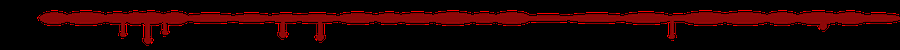
#> input picture Quick-Restart/art/description-headers/tests/divider.png, 900 x 50 px
$ python -i concept11.py   (imports and definitions only)
#> lines starting #> are read from the running program, lines starting #| are printed output that depends on the picture; after the words box and inside, x2 and y2 are one past the last pixel; in counts of white or black regions, pixels touching at a corner belong together
import os
import random
from PIL import Image, ImageDraw, ImageFilter, ImageFont, ImageChops

# [1 line not run here, left out]
W = H = 512
S = 2
w, h = W * S, H * S

cx, cy = w // 2, int(h * 0.60)
tw, th, depth = int(w * 0.78), int(w * 0.39), int(h * 0.075)
top = [(cx, cy - th // 2), (cx + tw // 2, cy), (cx, cy + th // 2), (cx - tw // 2, cy)]
left_side = [top[3], top[2], (top[2][0], top[2][1] + depth), (top[3][0], top[3][1] + depth)]
right_side = [top[2], top[1], (top[1][0], top[1][1] + depth), (top[2][0], top[2][1] + depth)]


def background():
    bg = Image.new("RGB", (w, h))
#> bg: PIL image 1024x1024 RGB; every value is 0
    d = ImageDraw.Draw(bg)
    for y in range(h):
        t = y / h
        d.line([(0, y), (w, y)], fill=(int(14 + 10 * t), int(18 + 12 * t), int(16 + 8 * t)))
    glow = Image.new("L", (w, h), 0)
#> glow: PIL image 1024x1024 L; every value is 0
    ImageDraw.Draw(glow).ellipse([cx - 520, cy - 330, cx + 520, cy + 330], fill=90)
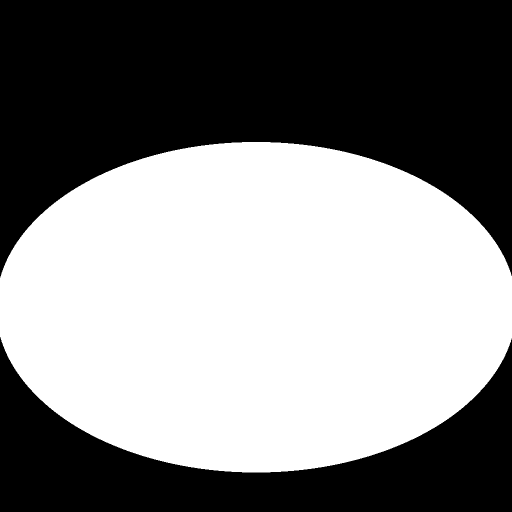
#> glow: PIL image 1024x1024 L (shown at 1/2 size); values 0 (black) and 90 (white), 51.4% white; 2 black regions, box (x1, y1, x2, y2) and area: (0, 0, 1024, 555) 359741, (0, 674, 1024, 1024) 149821
    glow = glow.filter(ImageFilter.GaussianBlur(160))
    bg = Image.composite(Image.new("RGB", (w, h), (60, 120, 70)), bg, glow)
#> in poly_mask, `ImageDraw.Draw(m).polygon(points, fill=255)`: m: PIL image 1024x1024 L; 50.2% white; 1 black region, box (x1, y1, x2, y2) and area: (489, 0, 1024, 1024) 522290
    return bg


def grass_texture():
    tex = Image.new("RGB", (w, h), (72, 118, 52))
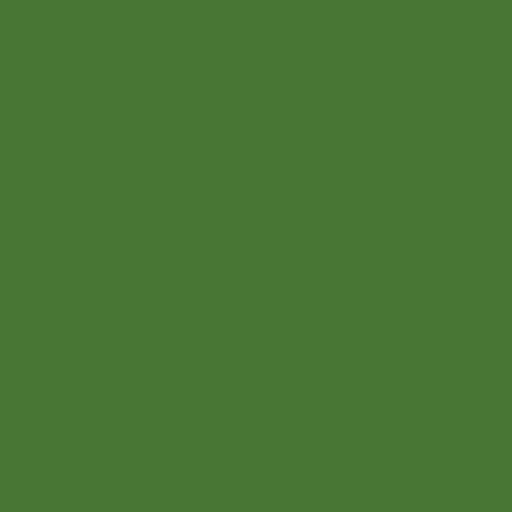
#> tex: PIL image 1024x1024 RGB (shown at 1/2 size); mean R, G, B 72, 118, 52
    d = ImageDraw.Draw(tex)
    for _ in range(26000):
        x, y = random.randrange(w), random.randrange(h)
        g = random.randint(95, 165)
        c = (random.randint(40, 85), g, random.randint(30, 60))
        ln = random.randint(6, 18)
        d.line([(x, y), (x + random.randint(-4, 4), y - ln)], fill=c, width=2)
    for _ in range(90):
        x, y = random.randrange(w), random.randrange(h)
        r = random.randint(3, 6)
        d.ellipse([x - r, y - r, x + r, y + r], fill=random.choice([(235, 225, 120), (240, 240, 240), (210, 150, 200)]))
#> this loop made 90 passes
#> (x, y, r) on passes 1 to 12: (698, 491, 5), (305, 811, 6), (177, 804, 4), (706, 632, 5), (126, 178, 3), (1000, 387, 3), (418, 466, 4), (412, 612, 5), (719, 876, 6), (810, 313, 5), (849, 828, 3), (115, 274, 4)
    return tex


def dirt_texture(base):
    tex = Image.new("RGB", (w, h), base)
    d = ImageDraw.Draw(tex)
    for _ in range(9000):
        x, y = random.randrange(w), random.randrange(h)
        k = random.randint(-22, 22)
        d.point((x, y), fill=tuple(max(0, min(255, v + k)) for v in base))
    return tex


def glitch(img):
    small = img.resize((w // 28, h // 28), Image.NEAREST).resize((w, h), Image.NEAREST)
    r, g, b = small.split()
    r = ImageChops.offset(r, 14, 0)
    b = ImageChops.offset(b, -14, 6)
    out = Image.merge("RGB", (r, g, b))
    d = ImageDraw.Draw(out)
    for _ in range(40):
        y = random.randrange(h)
        bh = random.randint(6, 30)
        band = out.crop((0, y, w, y + bh))
        out.paste(band, (random.randint(-80, 80), y))
    cell = 28
    for _ in range(55):
        x = random.randrange(0, w, cell)
        y = random.randrange(0, h, cell)
        for i in range(2):
            for j in range(2):
                col = (255, 0, 220) if (i + j) % 2 == 0 else (10, 10, 10)
                d.rectangle([x + i * cell // 2, y + j * cell // 2, x + (i + 1) * cell // 2, y + (j + 1) * cell // 2], fill=col)
    for _ in range(25):
        x, y = random.randrange(w), random.randrange(h)
        d.rectangle([x, y, x + random.randint(20, 120), y + random.randint(3, 8)], fill=random.choice([(0, 255, 255), (255, 0, 200), (255, 255, 255)]))
    return out


def poly_mask(points):
    m = Image.new("L", (w, h), 0)
    ImageDraw.Draw(m).polygon(points, fill=255)
    return m


def crack_line():
    pts = []
    y = top[0][1] - 40
    end = top[2][1] + depth + 40
    while y < end:
        pts.append((cx + random.randint(-26, 26), y))
        y += random.randint(22, 40)
    pts.append((cx, end))
    return pts


img = background()
crack = crack_line()
left_region = [(0, 0)] + [(x, y) for x, y in [(crack[0][0], 0)] + crack + [(crack[-1][0], h)]] + [(0, h)]
left_mask = poly_mask(left_region)

grass = grass_texture()
dirt_l = dirt_texture((96, 70, 46))
#> in dirt_texture, `tex = Image.new("RGB", (w, h), base)`:
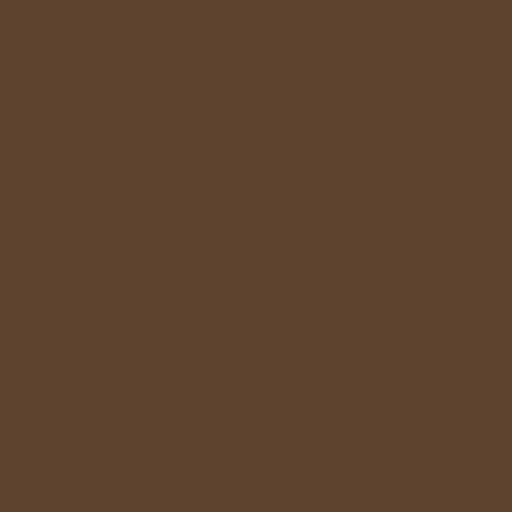
#> tex: PIL image 1024x1024 RGB (shown at 1/2 size); mean R, G, B 96, 70, 46
#> the loop in dirt_texture, `for _ in range(9000):` made 9000 passes
#> (x, y, k) on passes 1 to 3: (901, 890, 14), (765, 609, 21), (819, 492, 0)
dirt_r = dirt_texture((74, 54, 36))
#> call 2 of dirt_texture, with base = (74, 54, 36)
#> in dirt_texture (call 2), `tex = Image.new("RGB", (w, h), base)`:
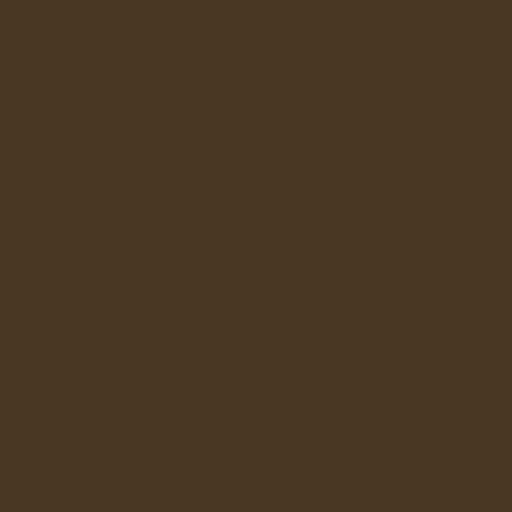
#> tex: PIL image 1024x1024 RGB (shown at 1/2 size); mean R, G, B 74, 54, 36
#> the loop in dirt_texture (call 2), `for _ in range(9000):` made 9000 passes
#> (x, y, k) on passes 1 to 3: (283, 489, 2), (419, 858, -5), (68, 358, 10)

clean = Image.new("RGB", (w, h))
# [3 lines not run here, left out]
tile_mask = ImageChops.lighter(ImageChops.lighter(poly_mask(top), poly_mask(left_side)), poly_mask(right_side))
#> in poly_mask (call 2), `ImageDraw.Draw(m).polygon(points, fill=255)`: m: PIL image 1024x1024 L; 15.2% white; 1 white region, box (x1, y1, x2, y2) and area: (113, 415, 912, 814) 159201
#> in poly_mask (call 3), `ImageDraw.Draw(m).polygon(points, fill=255)`: m: PIL image 1024x1024 L; 2.9% white; 1 white region, box (x1, y1, x2, y2) and area: (113, 614, 513, 890) 30600
#> in poly_mask (call 4), `ImageDraw.Draw(m).polygon(points, fill=255)`: m: PIL image 1024x1024 L; 2.9% white; 1 white region, box (x1, y1, x2, y2) and area: (512, 614, 912, 890) 30600
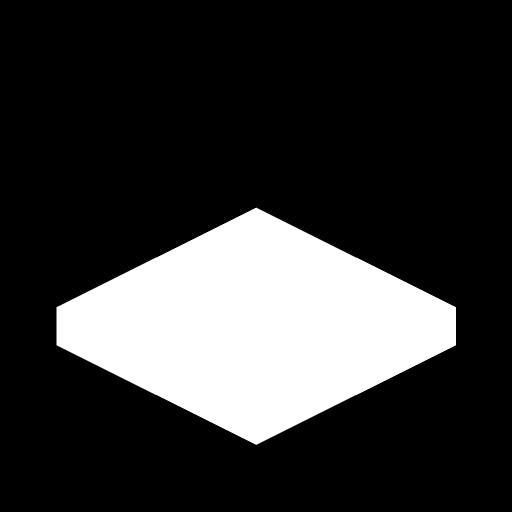
#> tile_mask: PIL image 1024x1024 L (shown at 1/2 size); 21% white; 1 white region, box (x1, y1, x2, y2) and area: (113, 415, 912, 890) 219925

corrupted = glitch(clean)
#> the loop in glitch, `for _ in range(40):` made 40 passes
#> (y, bh) on passes 1 to 12: (476, 11), (352, 19), (537, 13), (919, 21), (1013, 19), (566, 27), (746, 18), (298, 9), (804, 29), (1016, 14), (413, 9), (313, 8)
#> the loop in glitch, `for _ in range(55):` made 55 passes
#> (x, y) on passes 1 to 12: (280, 364), (28, 980), (28, 532), (672, 868), (308, 616), (196, 392), (812, 252), (840, 868), (1008, 504), (840, 532), (784, 784), (840, 280)
#> x on pass 41: 532
tile = Image.composite(corrupted, clean, left_mask)

shadow = Image.new("L", (w, h), 0)
# [1 line not run here, left out]
shadow = shadow.filter(ImageFilter.GaussianBlur(40))
img = Image.composite(Image.new("RGB", (w, h), (0, 0, 0)), img, shadow)

halo = Image.new("L", (w, h), 0)
# [1 line not run here, left out]
halo = ImageChops.subtract(halo, left_mask).filter(ImageFilter.GaussianBlur(45))
img = Image.composite(Image.new("RGB", (w, h), (140, 255, 150)), img, halo.point(lambda v: v * 0.55))

# [1 line not run here, left out]

d = ImageDraw.Draw(img)
# [3 lines not run here, left out]

crack_glow = Image.new("L", (w, h), 0)
# [1 line not run here, left out]
crack_glow = crack_glow.filter(ImageFilter.GaussianBlur(14))
img = Image.composite(Image.new("RGB", (w, h), (170, 255, 190)), img, crack_glow)
# [11 lines not run here, left out]

d = ImageDraw.Draw(img)
font = ImageFont.truetype("C:/Windows/Fonts/impact.ttf", 150)
title = "TILE DOCTOR"
bbox = d.textbbox((0, 0), title, font=font)
tx = (w - (bbox[2] - bbox[0])) // 2
ty = 70
# [2 lines not run here, left out]

cs, ct = 64, 22
ccx, ccy = w // 2, ty + 240
# [2 lines not run here, left out]

img = img.resize((W, H), Image.LANCZOS)
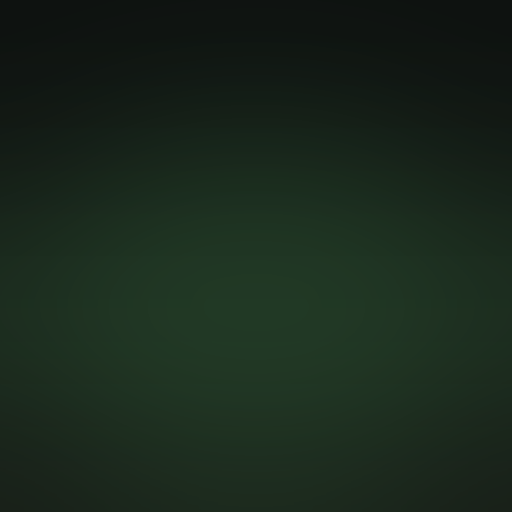
#> img: PIL image 512x512 RGB; mean R, G, B 25.4, 39.6, 27.9
# [1 line not run here, left out]

>>> import cv2
>>> picture = cv2.imread('../../Quick-Restart/art/description-headers/tests/divider.png', cv2.IMREAD_GRAYSCALE)
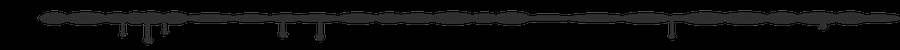
#> picture: shape (50, 900); min 0, max 76, mean 10.8
#> (the run stopped early here; a loop or call above may not have finished)

$ run again, on Quick-Restart/art/description-headers/tests/header-mod-compatibility.png
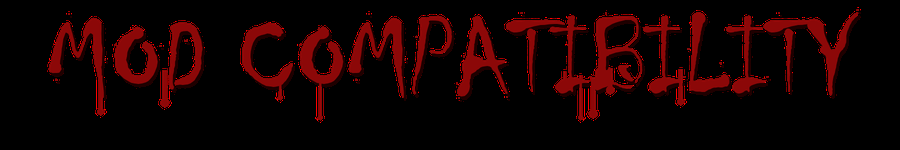
#> input picture Quick-Restart/art/description-headers/tests/header-mod-compatibility.png, 900 x 150 px
#> m: PIL image 1024x1024 L; 50.2% white; 1 black region, box (x1, y1, x2, y2) and area: (489, 0, 1024, 1024) 522290
#> the loop in grass_texture, `for _ in range(90):` made 90 passes
#> (x, y, r) on passes 1 to 8: (698, 491, 5), (305, 811, 6), (177, 804, 4), (706, 632, 5), (126, 178, 3), (1000, 387, 3), (418, 466, 4), (412, 612, 5)
#> the loop in dirt_texture, `for _ in range(9000):` made 9000 passes
#> (x, y, k) on passes 1 to 3: (901, 890, 14), (765, 609, 21), (819, 492, 0)
#> the loop in dirt_texture (call 2), `for _ in range(9000):` made 9000 passes
#> (x, y, k) on passes 1 to 3: (283, 489, 2), (419, 858, -5), (68, 358, 10)
#> m: PIL image 1024x1024 L; 15.2% white; 1 white region, box (x1, y1, x2, y2) and area: (113, 415, 912, 814) 159201
#> m: PIL image 1024x1024 L; 2.9% white; 1 white region, box (x1, y1, x2, y2) and area: (113, 614, 513, 890) 30600
#> m: PIL image 1024x1024 L; 2.9% white; 1 white region, box (x1, y1, x2, y2) and area: (512, 614, 912, 890) 30600
#> tile_mask: PIL image 1024x1024 L; 21% white; 1 white region, box (x1, y1, x2, y2) and area: (113, 415, 912, 890) 219925
#> the loop in glitch, `for _ in range(40):` made 40 passes
#> (y, bh) on passes 1 to 8: (476, 11), (352, 19), (537, 13), (919, 21), (1013, 19), (566, 27), (746, 18), (298, 9)
#> the loop in glitch, `for _ in range(55):` made 55 passes
#> (x, y) on passes 1 to 8: (280, 364), (28, 980), (28, 532), (672, 868), (308, 616), (196, 392), (812, 252), (840, 868)
#> `picture = cv2.imread('../../Quick-Restart/art/description-headers/test..`:
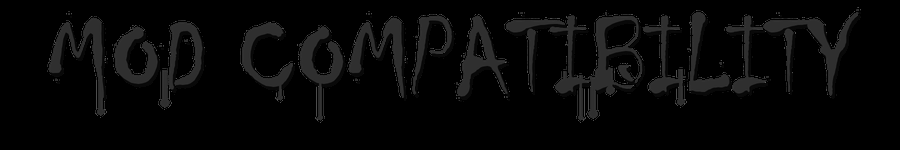
#> picture: shape (150, 900); min 0, max 97, mean 7.4

$ run again, on Quick-Restart/art/description-headers/tests/header-randomizers.png
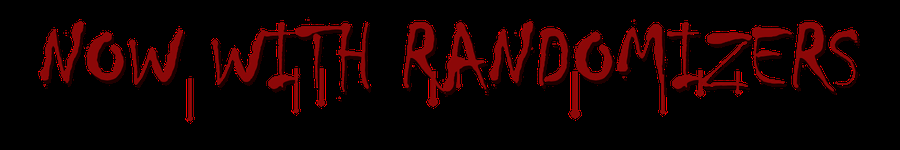
#> input picture Quick-Restart/art/description-headers/tests/header-randomizers.png, 900 x 150 px
#> m: PIL image 1024x1024 L; 50.2% white; 1 black region, box (x1, y1, x2, y2) and area: (489, 0, 1024, 1024) 522290
#> the loop in grass_texture, `for _ in range(90):` made 90 passes
#> (x, y, r) on passes 1 to 8: (698, 491, 5), (305, 811, 6), (177, 804, 4), (706, 632, 5), (126, 178, 3), (1000, 387, 3), (418, 466, 4), (412, 612, 5)
#> the loop in dirt_texture, `for _ in range(9000):` made 9000 passes
#> (x, y, k) on passes 1 to 3: (901, 890, 14), (765, 609, 21), (819, 492, 0)
#> the loop in dirt_texture (call 2), `for _ in range(9000):` made 9000 passes
#> (x, y, k) on passes 1 to 3: (283, 489, 2), (419, 858, -5), (68, 358, 10)
#> m: PIL image 1024x1024 L; 15.2% white; 1 white region, box (x1, y1, x2, y2) and area: (113, 415, 912, 814) 159201
#> m: PIL image 1024x1024 L; 2.9% white; 1 white region, box (x1, y1, x2, y2) and area: (113, 614, 513, 890) 30600
#> m: PIL image 1024x1024 L; 2.9% white; 1 white region, box (x1, y1, x2, y2) and area: (512, 614, 912, 890) 30600
#> tile_mask: PIL image 1024x1024 L; 21% white; 1 white region, box (x1, y1, x2, y2) and area: (113, 415, 912, 890) 219925
#> the loop in glitch, `for _ in range(40):` made 40 passes
#> (y, bh) on passes 1 to 8: (476, 11), (352, 19), (537, 13), (919, 21), (1013, 19), (566, 27), (746, 18), (298, 9)
#> the loop in glitch, `for _ in range(55):` made 55 passes
#> (x, y) on passes 1 to 8: (280, 364), (28, 980), (28, 532), (672, 868), (308, 616), (196, 392), (812, 252), (840, 868)
#> `picture = cv2.imread('../../Quick-Restart/art/description-headers/test..`:
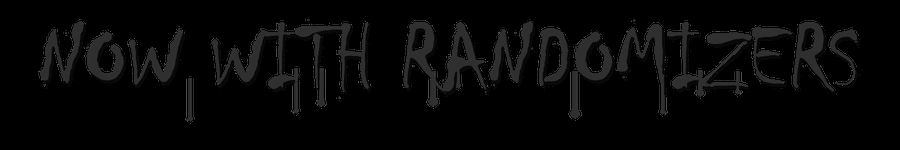
#> picture: shape (150, 900); min 0, max 120, mean 6.8
